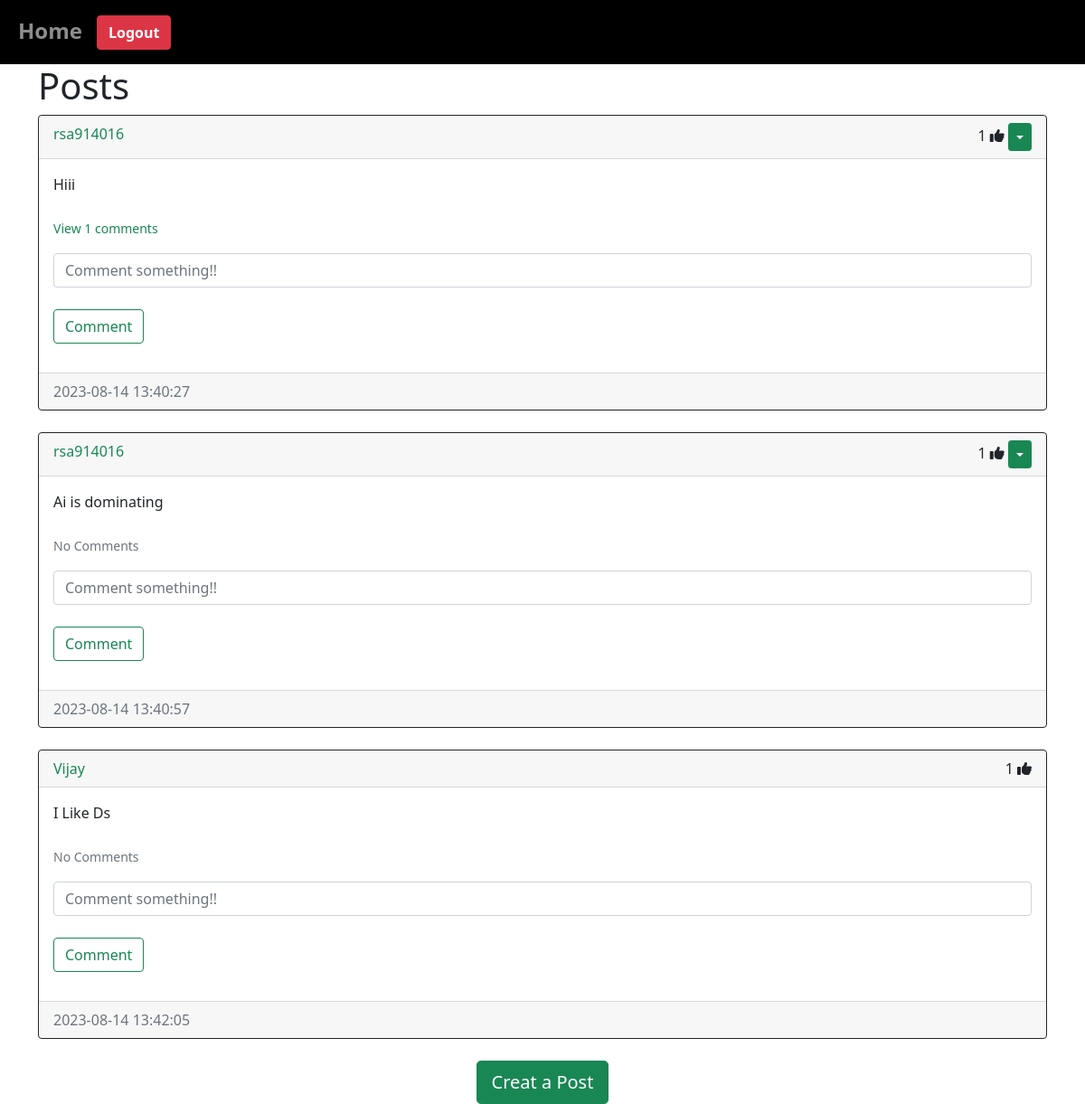
Screenshot of /home (signed in) with the database file from the repository.
### models.py (models this page shows)
class Post(db.Model):
    id = db.Column(db.Integer, primary_key=True)
    text = db.Column(db.Text, nullable=False)
    date_created = db.Column(db.DateTime(timezone=True), default=func.now())
    author = db.Column(db.Integer, db.ForeignKey('user.id', ondelete="CASCADE"), nullable=False)
    comments = db.relationship('Comment', backref='post', passive_deletes=True)
    likes = db.relationship('Like', backref='post', passive_deletes=True)

class User(db.Model, UserMixin):
    id = db.Column(db.Integer, primary_key=True)
    email = db.Column(db.String(150), unique=True)
    username = db.Column(db.String(150), unique=True)
    password = db.Column(db.String(150))
    date_created = db.Column(db.DateTime(timezone=True), default=func.now())
    posts = db.relationship('Post', backref='user', passive_deletes=True)
    comments = db.relationship('Comment', backref='user', passive_deletes=True)
    likes = db.relationship('Like', backref='user', passive_deletes=True)

### views.py (the view)
@views.route("/")
@views.route("/home")
@login_required
def home():
    posts = Post.query.all()
    return render_template("home.html", user=current_user, posts=posts)

### __init__.py (called while the page is built)
def create_app():
    app = Flask(__name__)
    app.config['SECRET_KEY'] = "helloworld"
    app.config['SQLALCHEMY_DATABASE_URI'] = f'sqlite:///{DB_NAME}'
    db.init_app(app)
    from .views import views
    from .auth import auth
    app.register_blueprint(views, url_prefix="/")
    app.register_blueprint(auth, url_prefix="/")
    from .models import User, Post, Comment, Like
    create_database(app)
    login_manager = LoginManager()
    login_manager.login_view = "auth.login"
    login_manager.init_app(app)
    @login_manager.user_loader
    def load_user(id):
        return User.query.get(int(id))
    return app

### templates/home.html (shortened to what this page needs)
{% extends "post_div.html" %}

### templates/post_div.html (shortened to what this page needs)
{% extends "base.html" %}
{% block content %}
<h1 aling='center'>{% block header %}Posts{% endblock header %}</h1>
<div id='posts'>
    {% for post in posts %}
      <div class="card border-dark">
        <div class="card-header d-flex justify-content-between aling-items-center">
          <a class="text-success" href="/posts/{{post.user.username}}" style="text-decoration:none;">{{post.user.username}}</a>
           <div>
            <span id="likes-count-{{post.id}}">{{ post.likes|length }}</span>
            {% if user.id in post.likes|map(attribute="author")|list %}
              <i class="fas fa-thumbs-up" id="like-button-{{post.id}}" onclick="like({{post.id}})"></i>
            {% else %}
              <i class="far fa-thumbs-up" id="like-button-{{post.id}}" onclick="like({{post.id}})"></i>
            {% endif %}
            {% if user.id == post.author %}
             <div class="btn-group">
               <button type="button" class="btn btn-sm btn-success dropdown-toggle" data-bs-toggle="dropdown"></button>
             </div>
            {% endif %}
           </div>
        </div>
        <div class="card-body">
          <div class="card-text">{{post.text}}</div>
          <br />
          <p class="card-text">
              {% if post.comments|length > 0 %}
               <a data-bs-toggle="collapse" href="#comments-{{post.id}}" style="text-decoration:none;" role="button">
                <small class="text-success">View {{post.comments|length}} comments</small>
               </a>
              {% else %}
                <small class="text-muted text-success">No Comments</small>
              {% endif %}
          </p>
          <form class="imput-group mb-3" method="POST" action="/create_comment/{{post.id}}">
              <input type="text" id="text" name="text" class="form-control" placeholder="Comment something!!"/>
              <br />
              <button type="submit" class="btn btn-outline-success">Comment</button>
          </form>
        </div>
        <div class="card-footer text-muted">{{post.date_created}}</div>
      </div>
      <br/>
    {% endfor %}
</div>
{% block footer %}
  <div align="center">
    <a href="/create_post">
     <button type="button" class="btn btn-success btn-lg">Creat a Post</button>
    </a>
  </div>
{% endblock footer %}
{% endblock content %}

### templates/base.html (shortened to what this page needs)
<!DOCTYPE html>
<html lang="en">
<head>
<link href="https://cdn.jsdelivr.net/npm/bootstrap@5.1.0/dist/css/bootstrap.min.css" rel="stylesheet">
  </head>
<body>
  <nav class="navbar navbar-expand-lg navbar-dark" style="background-color: #000000;">
    <div class="container-fluid">
    <div class="collapse navbar-collapse" id="navbar">
      <div class="navbar-nav">
        <a class="nav-item nav-link fw-bold fs-4" href="/home">Home</a>
        {% if user.is_authenticated %}
        <a class="nav-item nav-link fw-bold fs-4" href="/logout">
          <button type="button" class="btn btn-danger fw-bold">Logout</button>
        </a>
        {% endif %}
      </div>
    </div>
    </div>
  </nav>
  <div class="container"> {% block content %}{% endblock %}</div>
</body>
</html>

### rows the page displays
Post: user.username "rsa914016", likes|length "1", text "Hiii", comments|length "1", date_created "2023-08-14 13:40:27"
Post: user.username "rsa914016", likes|length "1", text "Ai is dominating", shows "No Comments", date_created "2023-08-14 13:40:57"
Post: user.username "Vijay", likes|length "1", text "I Like Ds", shows "No Comments", date_created "2023-08-14 13:42:05"
